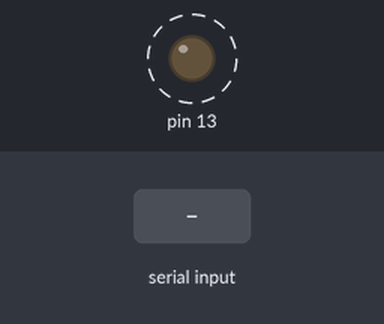
A sketch run on a simulated Arduino Uno, built with avr-gcc and run on an emulated ATmega328P. On the bench: output pins drawn as LEDs (lit = HIGH). Dashed ring = blinking. Inputs (shaded band) come from the test bench. What the sketch prints to the serial monitor is not drawn.

Above: at 1.2 s.
1.3 s: "1234 1\n" received over Serial
4.3 s: "help 1\n" received over Serial
7.3 s: "login 1\n" received over Serial
Timing chart, 0 to 16.3 s (numbered marks = the images above; inputs shaded):
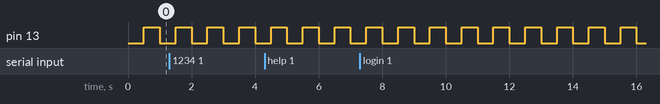

Measured:
- by itself, pin 13: alternates HIGH for 0.50 s and LOW for 0.50 s

The sketch:

NanoOS_V2.0.ino
```cpp
#include <EEPROM.h>

// --- ESTRUCTURAS Y VARIABLES GLOBALES ---
struct Tarea {
  void (*funcion)();
  unsigned long intervalo;
  unsigned long ultimaEjecucion;
  bool activa;
};

const int MAX_TAREAS = 4;
Tarea listaDeTareas[MAX_TAREAS];

bool isRoot = false; // Estado de seguridad
int eepromAddr = 0;  // Dirección para "almacenamiento"

// --- TAREAS DEL SISTEMA ---

void tareaBlink() {
  static bool estado = false;
  estado = !estado;
  digitalWrite(13, estado);
}

// --- COMANDOS DE LA CONSOLA ---

void cmd_login(String pass) {
  if (pass == "1234") {
    isRoot = true;
    Serial.println("Acceso concedido. Bienvenido, ADMIN.");
  } else {
    Serial.println("Contrasena incorrecta.");
  }
}

void cmd_save(String dato) {
  if (!isRoot) {
    Serial.println("ERROR: Se requiere privilegios de ROOT.");
    return;
  }
  EEPROM.update(eepromAddr, dato.toInt());
  Serial.println("Dato guardado en /mnt/eeprom");
}

void cmd_read() {
  int valor = EEPROM.read(eepromAddr);
  Serial.print("Valor en disco: ");
  Serial.println(valor);
}

void cmd_ps() {
  Serial.println("PID\tTASK\t\tSTATUS");
  Serial.println("0\tBlink\t\t" + String(listaDeTareas[0].activa ? "RUNNING" : "STOPPED"));
  Serial.println("1\tShell\t\tRUNNING");
}

// --- INTERPRETE DE COMANDOS AVANZADO ---

void procesarComando(String input) {
  input.trim();
  int espacio = input.indexOf(' ');
  String cmd = (espacio == -1) ? input : input.substring(0, espacio);
  String arg = (espacio == -1) ? "" : input.substring(espacio + 1);

  if (cmd == "help") {
    Serial.println("Comandos: login [pass], save [num], read, ps, logout");
  }
  else if (cmd == "login") {
    cmd_login(arg);
  }
  else if (cmd == "save") {
    cmd_save(arg);
  }
  else if (cmd == "read") {
    cmd_read();
  }
  else if (cmd == "ps") {
    cmd_ps();
  }
  else if (cmd == "logout") {
    isRoot = false;
    Serial.println("Sesion cerrada.");
  }
  else {
    Serial.println("Comando no reconocido.");
  }

  Serial.print(isRoot ? "root@nano:# " : "user@nano:$ ");
}

// --- KERNEL SETUP & LOOP ---

void setup() {
  Serial.begin(9600);
  pinMode(13, OUTPUT);

  // Registrar tarea 0: Blink
  listaDeTareas[0] = {tareaBlink, 500, 0, true};

  Serial.println("--- NanoOS v2.0 Loaded ---");
  Serial.print("user@nano:$ ");
}

void loop() {
  // Planificador (Scheduler)
  unsigned long t = millis();
  for (int i = 0; i < MAX_TAREAS; i++) {
    if (listaDeTareas[i].activa && (t - listaDeTareas[i].ultimaEjecucion >= listaDeTareas[i].intervalo)) {
      listaDeTareas[i].ultimaEjecucion = t;
      listaDeTareas[i].funcion();
    }
  }

  // Shell
  if (Serial.available() > 0) {
    String comando = Serial.readStringUntil('\n');
    procesarComando(comando);
  }
}
```
